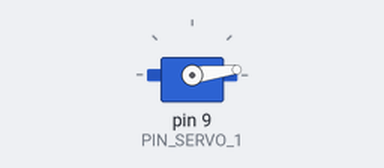
Recording of a sketch running on a simulated Arduino Uno, built with avr-gcc and run on an emulated ATmega328P. On the bench: servo. What the sketch prints to the serial monitor is not drawn.

Above: at 0.05 s.
At 0.2 s:
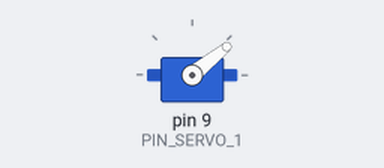
At 0.35 s:
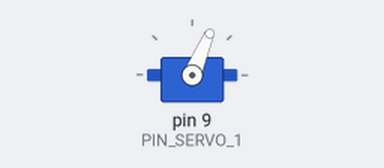
At 0.7 s:
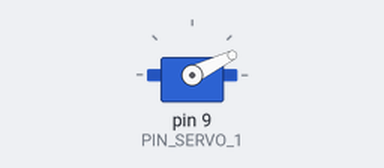
Timing chart, 0 to 3.0 s (numbered marks = the images above):
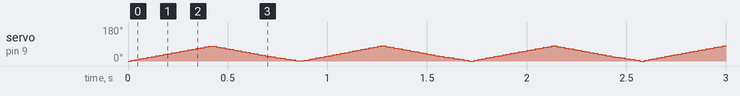

The sketch:

CoinTubePractice.ino
```cpp
#include "Servo.h"

const int PIN_STATE_S1 = 2; //Switch sa DIP
const int PIN_STATE_S2 = 3;
const int PIN_STATE_S3 = 4;
const int PIN_SERVO_1 = 9;

Servo myservo;
int position=0; //position sa servo
int count=0;
int runTimes=0; //kapila ang servo motion
bool isMove = true; //condition kung x5 na ni move ang servo, mo stop.

void setup(){
  Serial.begin(9600);
  pinMode(PIN_STATE_S1, INPUT_PULLUP);
  pinMode(PIN_STATE_S2, INPUT_PULLUP);
  pinMode(PIN_STATE_S3, INPUT_PULLUP);
  pinMode(PIN_SERVO_1, OUTPUT);

  myservo.attach(PIN_SERVO_1);
}

void loop()
{
 for(runTimes = 0; runTimes < 5; runTimes++){    //
   for(position = 0; position <= 80; position++){
     myservo.write(position);
     Serial.println("up");
     delay(5);
   }

   for(position = 80; position >= 0; position--){                 //
     myservo.write(position);
     Serial.println("down");
     delay(5);
   }

   if(runTimes == 5){
      Serial.print("stop");
      break;
   }
 }
}
```
